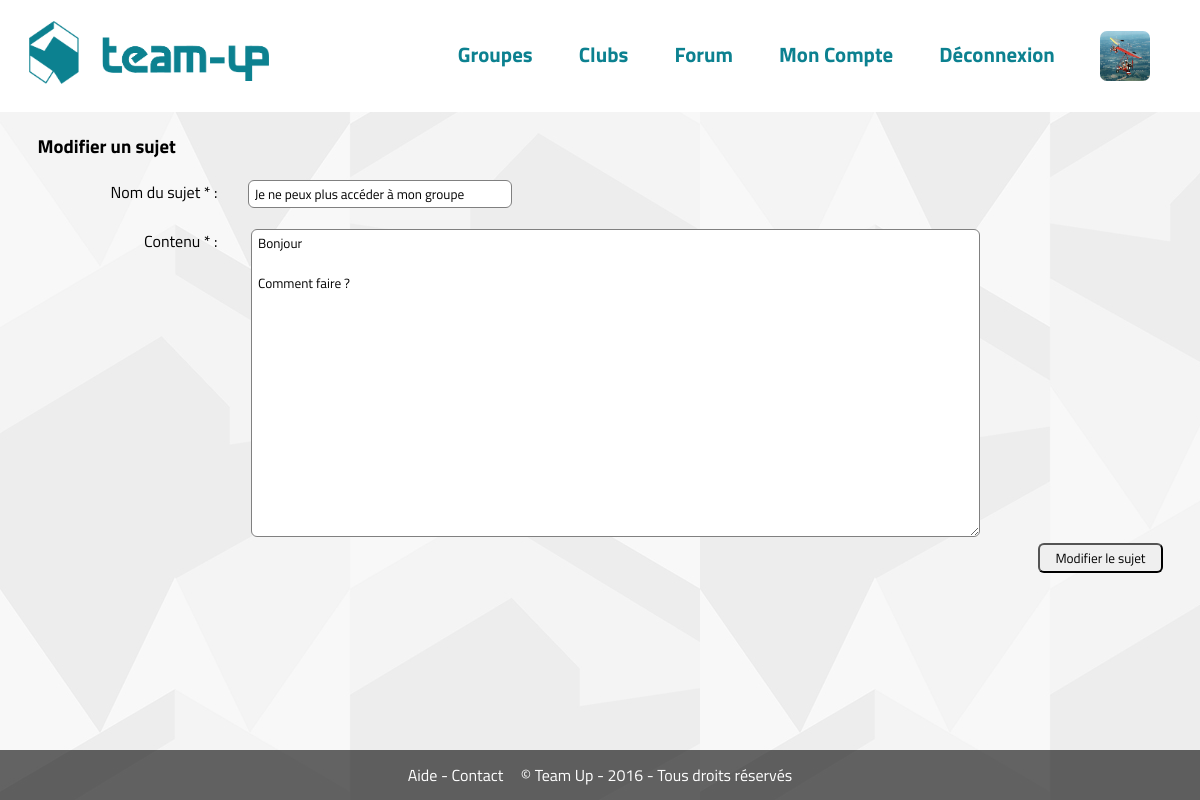
The app's page /?page=forum&modifier&sujet=5 (signed in) with its own data.
### tables this page shows
CREATE TABLE `forum_sujets` (
  `id` int(11) NOT NULL,
  `id_membre` int(11) NOT NULL,
  `type` enum('aide','sport') NOT NULL,
  `id_sport` int(11) NOT NULL,
  `titre` varchar(255) NOT NULL,
  `message` text NOT NULL,
  `date` datetime NOT NULL
);

### modeles/membres.php (called while the page is built, shortened)
<?php
function connecte($profil = false) {
	if(!$profil) {
		return isset($_SESSION['id']);
	} else {
		return (isset($_SESSION['id']) ? profil_membre($_SESSION['id']) : false);
	}
}
function profil_membre($id) {
	global $pdo;
	$stmt = $pdo->prepare('SELECT * FROM membres WHERE id = :id');
	$stmt->bindValue('id', $id, PDO::PARAM_INT);
	if($stmt->execute())
		return $stmt->fetch();
	else
		return false;
}

### modeles/forum.php (called while the page is built, shortened)
<?php
function recuperer_sujet($id) {
	global $pdo;
	$stmt = $pdo->prepare('SELECT f.id id_sujet, f.*, m.id id_membre, m.* FROM forum_sujets AS f
																				JOIN membres AS m ON f.id_membre = m.id
																			WHERE f.id = :id');
	$stmt->bindValue('id', $id, PDO::PARAM_INT);
	$stmt->execute();
	return $stmt->fetch();
}

### vues/forum-formulaire.php (the view, shortened to what this page needs)
<div class="forum-formulaire">
<?php
	if(isset($sujet)) {
		if(!empty($sujet) && connecte() && $sujet['id_membre'] == $_SESSION['id']) {
?>
	<h3>Modifier un sujet</h3>
	<form method="post" action="">
		<label>Nom du sujet * : </label><input type="text" name="titre" required="" value="<?php echo htmlspecialchars($sujet['titre']); ?>"><br>
		<label>Contenu * : </label>
		<textarea name="contenu" rows="15" cols="100" required=""><?php echo htmlspecialchars($sujet['message']); ?></textarea><br>
		<input type="submit" class="float-right" value="Modifier le sujet">
	</form>
<?php
		} else {
?>
	<div class="message erreur">
		Ce sujet n'existe pas ou plus.
	</div>
<?php
		}
?>
<?php }	?>
</div>

### static/css/style.css (style rules this page uses)
* { font-family: 'Titillium Web', sans-serif; margin:0; padding: 0; }
body { background:url(../../static/images/motif.jpg); background-repeat: repeat; min-height:100%; }
.float-right { float: right; }
input[type=submit] { border-radius: 6px; padding: 3px 15px; }
input[type=text], input[type=password], input[type=number], input[type=email], input[type=url], input[type=tel], textarea { border-radius: 6px; padding: 3px 6px; border:1px solid grey; }

### static/css/forum.css (style rules this page uses)
.forum-formulaire h3 { margin: 20px 0; }
.forum-formulaire label { width: 180px; text-align: right; vertical-align: top; margin-right: 30px; margin-bottom: 25px; display: inline-block; }
.forum-formulaire input[type=text] { width: 250px; }

### records on screen
forum_sujets: titre "Je ne peux plus accéder à mon groupe", contenu "Bonjour Comment faire ?"
